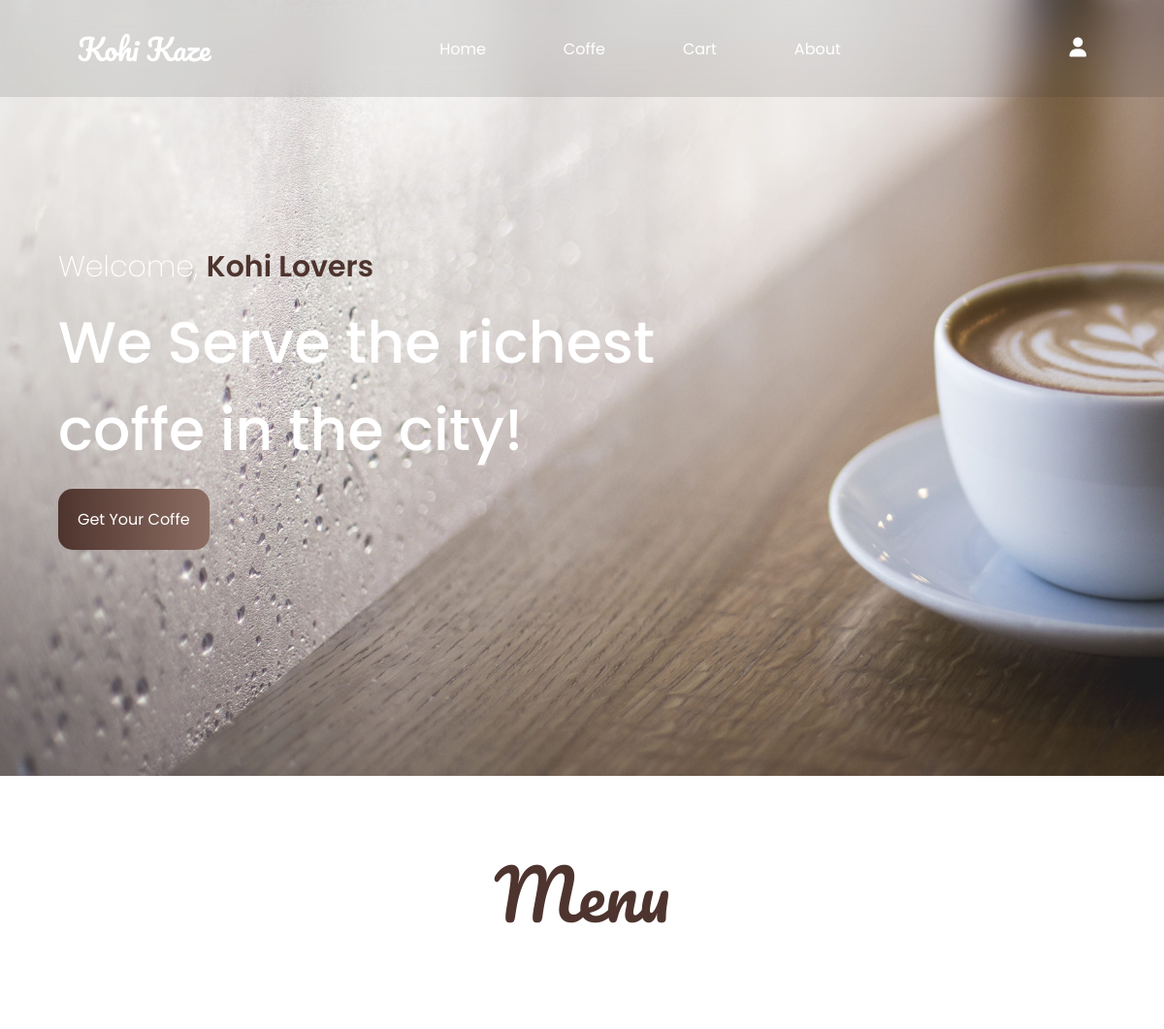
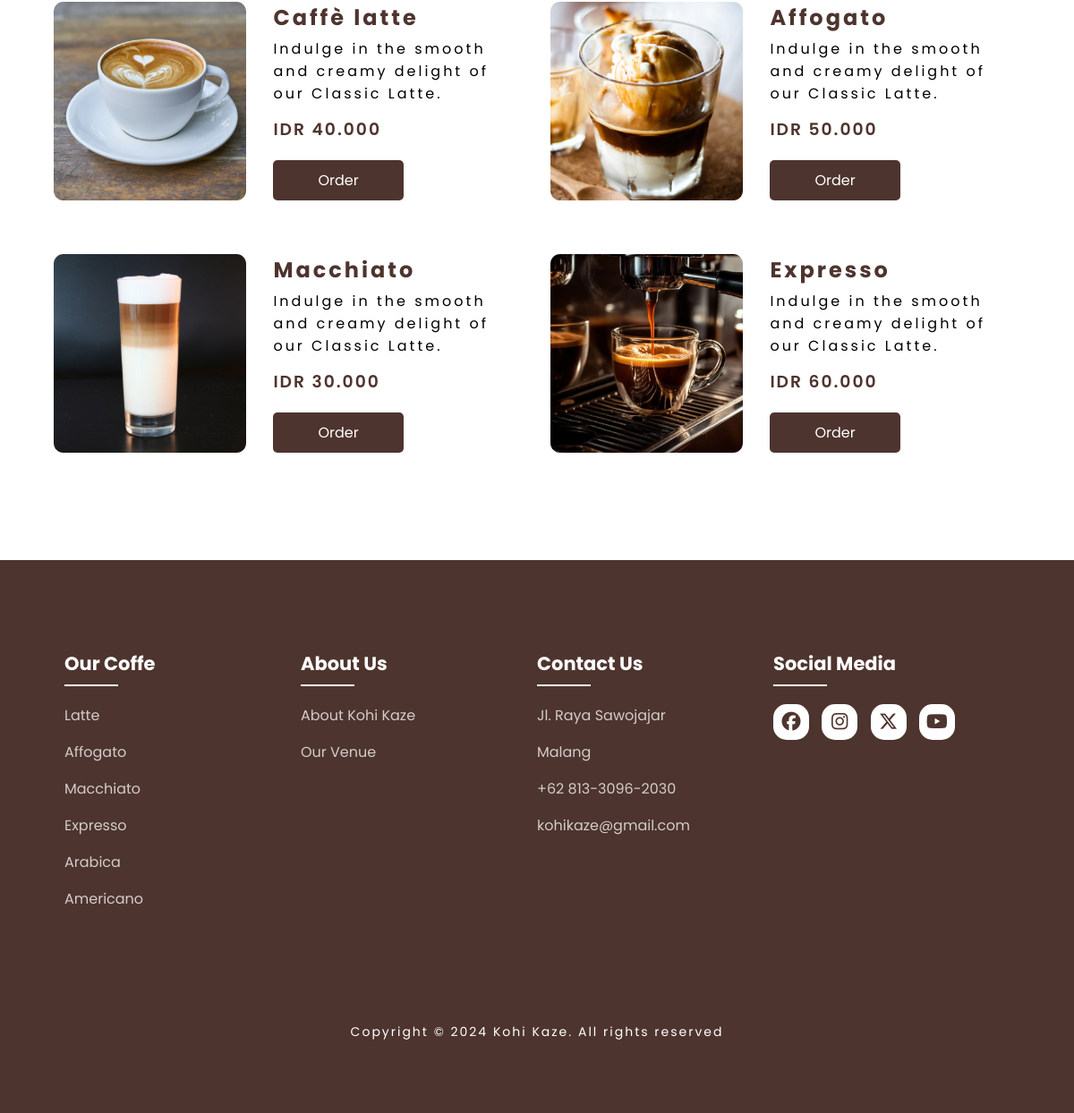
Page /kohi_user/index.php (signed in) on the committed database (2 pictures, top to bottom).
### tables this page shows
CREATE TABLE `produk` (
  `id_produk` int(11) NOT NULL,
  `nama_produk` varchar(100) NOT NULL,
  `deskripsi_produk` text NOT NULL,
  `harga_produk` int(11) NOT NULL,
  `foto_produk` varchar(225) NOT NULL,
  `stok_produk` int(11) NOT NULL
);

### kohi_user/index.php (the view, shortened to what this page needs)
<?php
    include "header.php"
?>
<!DOCTYPE html>
<html lang="en">
<head>
    <link rel="stylesheet" href="style/index.css">
</head>
<body>
    <section class="home-section">
        <div class="home-content">
            <div class="home-text">
                <h4>Welcome, <span>Kohi Lovers</span></h4>
                <h1>We Serve the richest <br> coffe in the city!</h1>
            </div>
            <div class="home-button">
                <a href="#menu">Get Your Coffe</a>
            </div>
        </div>
    </section>
    <section class="menu" id="menu">
        <div class="menu-title">
            <h1>Menu</h1>
        </div>
        <div class="card-box">
            <?php
                require "connection.php";
                $counter = 0;
                $query_kopi = mysqli_query($conn, "SELECT * FROM produk");
                while ($data_kopi = mysqli_fetch_array($query_kopi)) {
                    if ($counter >= 4) {
                        break;
                    }
            ?>
                    <div class="menu-card">
                        <div class="menu-img">
                            <img src="../images/<?= $data_kopi['foto_produk']?>" alt="latte image">
                        </div>
                        <div class="menu-info">
                            <div class="menu-text">
                                <h2><?= $data_kopi['nama_produk']?></h2>
                                <p><?= $data_kopi['deskripsi_produk']?></p>
                            </div>
                            <div class="menu-price-button">
                                <h3>IDR <?=number_format($data_kopi['harga_produk'], 0, ',', '.')?></h3>
                                <div class="menu-button">
                                    <a href="detailCoffe.php?id_produk=<?= $data_kopi['id_produk']?>">Order</a>
                                </div>
                            </div>
                        </div>
                    </div>
            <?php
                $counter++;
                }
            ?>
        </div>
    </section>
</body>
</html>
<?php
    include "footer.php"
?>

### kohi_user/style/header.css (style rules this page uses)
* { padding: 0; margin: 0; box-sizing: border-box; font-family: "Montserrat", sans-serif; }

### kohi_user/style/index.css (style rules this page uses)
* { padding: 0; margin: 0; box-sizing: border-box; scroll-behavior: smooth; }
body { height: auto; width: 100%; }
.home-section { background-image: url(../../images/coffe_img_5.jpg); background-size: cover; height: 100vh; }
.home-content { height: 100%; padding-top: 100px; padding: 100px 5%; display: flex; flex-direction: column; justify-content: center; gap: 35px; }
.home-text { display: flex; flex-direction: column; gap: 10px; color: #fff; }
.home-text h4 { font-size: 30px; font-weight: 200; }
.home-text span { font-weight: 600; color: #4E342E; }
.home-text h1 { font-size: 60px; font-weight: 500; }
.home-button a { background: linear-gradient(90deg, #4E342E 0%, #8D6E63 100%); padding: 20px 20px; border-radius: 15px; color: #fff; text-decoration: none; }
.menu { margin-top: 60px; padding: 0 5%; width: 100%; }
.menu-title { text-align: center; }
.menu-title h1 { color: #4E342E; font-family: "Pacifico", sans-serif; font-size: 70px; font-weight: 400; }
.card-box { margin-top: 50px; display: flex; justify-content: flex-start; align-items: center; gap: 30px; flex-wrap: wrap; width: 100%; }
.menu-card { flex: 1 1 48%; display: flex; gap: 30px; max-width: 100%; margin-top: 30px; }
.menu-img { width: 100%; max-width: 300px; overflow: hidden; border-radius: 5%; }
.menu-img img { object-fit: cover; width: 100%; height: 100%; }
.menu-info { display: flex; flex-direction: column; justify-content: space-between; }
.menu-text h2 { color: #4E342E; letter-spacing: 3px; margin-bottom: 5px; }
.menu-text p { font-weight: 400; letter-spacing: 3px; }
.menu-price-button h3 { color: #4E342E; letter-spacing: 2px; font-weight: 600; }
.menu-button { margin-top: 20px; }
.menu-button a { padding: 10px 50px; border-radius: 5px; background-color: #4E342E; color: #fff; display: inline-block; }

### kohi_user/style/footer.css (style rules this page uses)
* { padding: 0; margin: 0; box-sizing: border-box; font-family: "Poppins", sans-serif; text-decoration: none; list-style: none; }

### rows in the picture
produk: foto_produk (picture), nama_produk "Caffè latte", deskripsi_produk "Indulge in the smooth and creamy delight of our Classic Latte.", harga_produk "40.000"
produk: foto_produk (picture), nama_produk "Affogato", deskripsi_produk "Indulge in the smooth and creamy delight of our Classic Latte.", harga_produk "50.000"
produk: foto_produk (picture), nama_produk "Macchiato", deskripsi_produk "Indulge in the smooth and creamy delight of our Classic Latte.", harga_produk "30.000"
produk: foto_produk (picture), nama_produk "Expresso", deskripsi_produk "Indulge in the smooth and creamy delight of our Classic Latte.", harga_produk "60.000"
